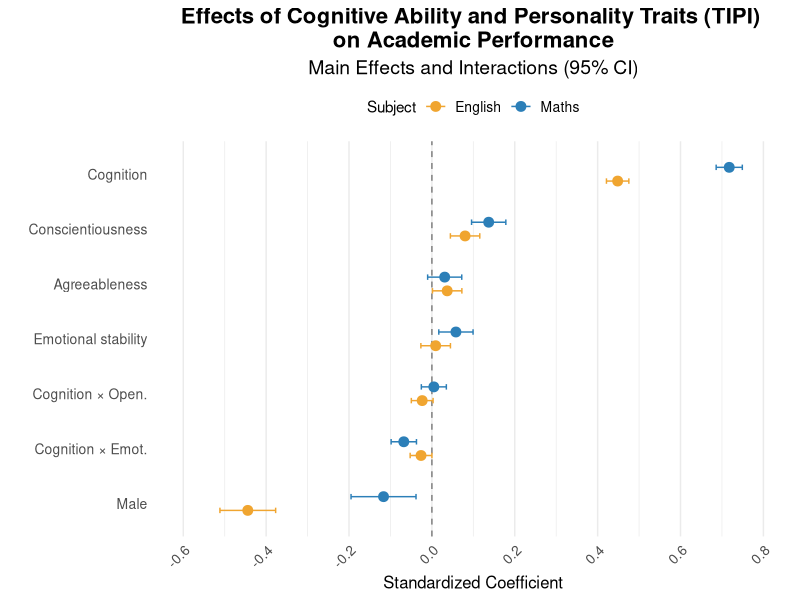
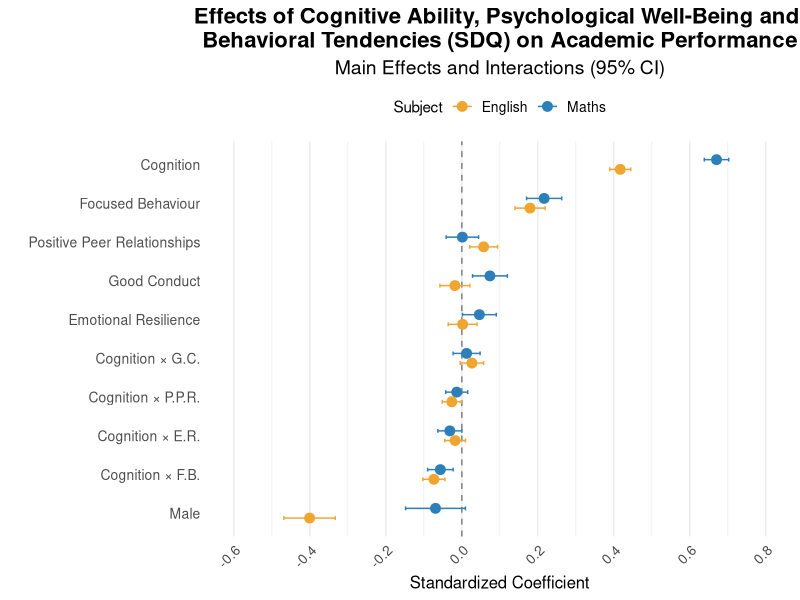
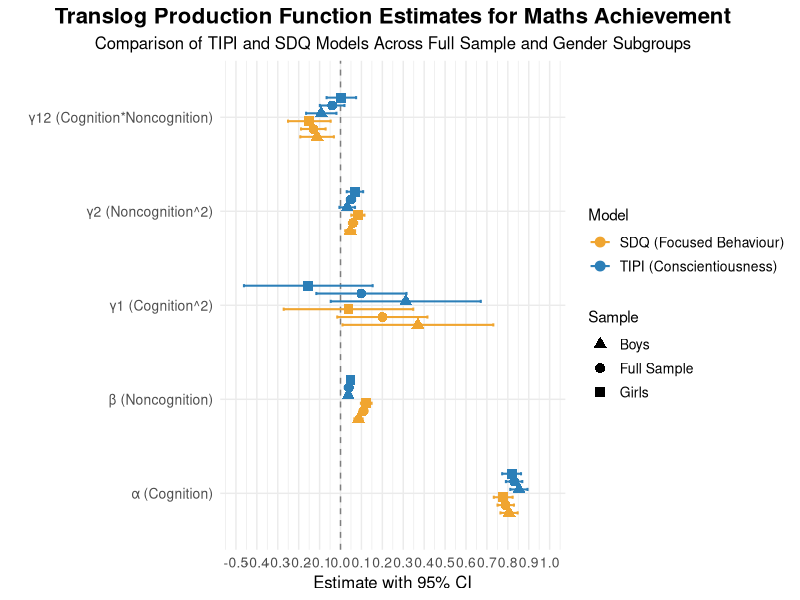
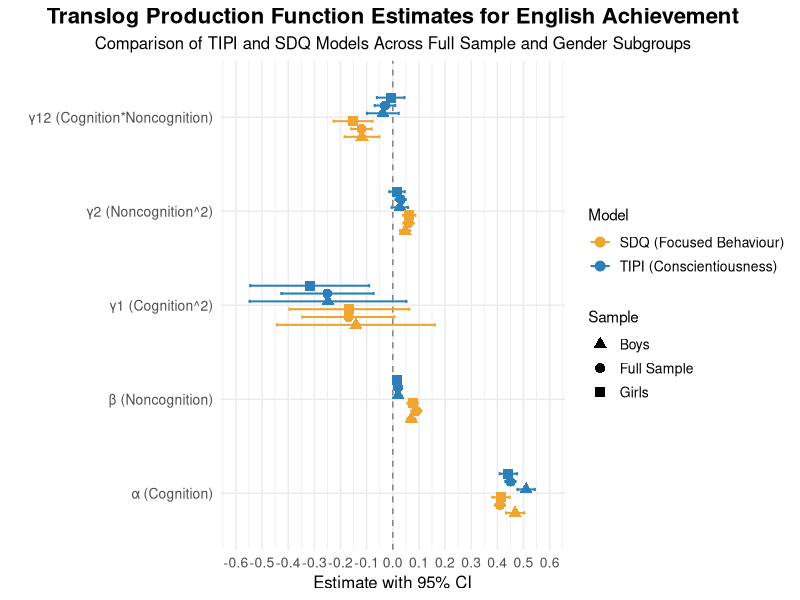
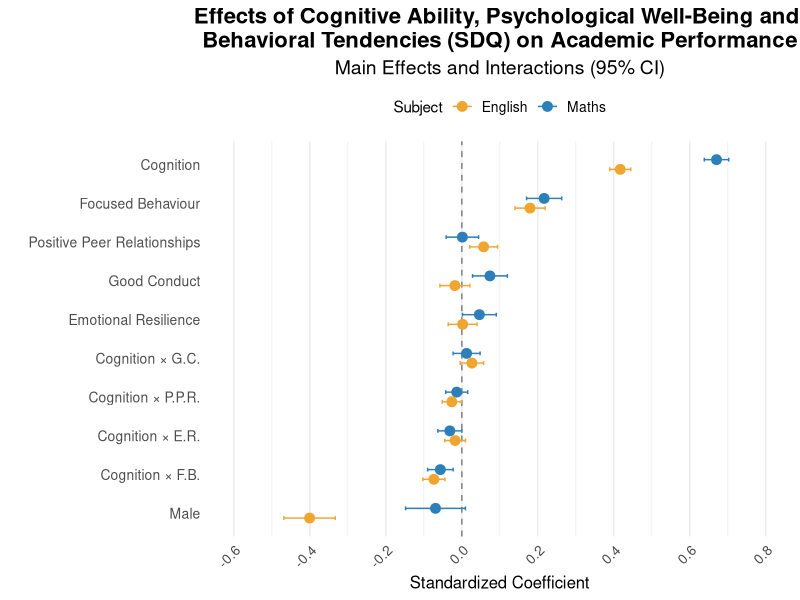
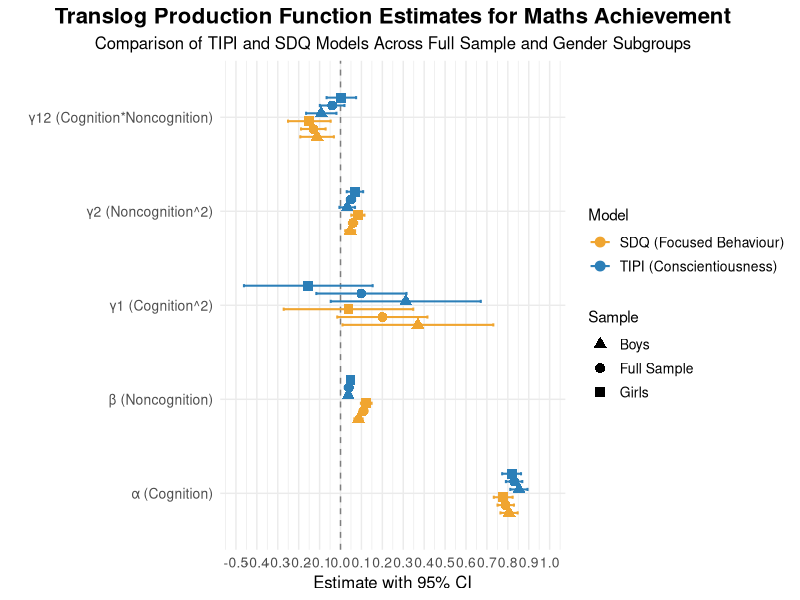

R code for these plots, in order:
## ---- chunk 1
# First part
# Load required libraries
library(ggplot2)
library(dplyr)
library(tidyr)

# Create dataframe with the extracted data, including only significant effects
data <- data.frame(
  Variable = c("Cognition", "Agreeableness", "Conscientiousness", "Emotional stability", "Male", "Cognition × Emot.", "Cognition × Open."),
  Maths_Coef = c(0.7176, 0.0309, 0.1371, 0.0580, -0.1167, -0.0678, 0.0047),
  Maths_SE = c(0.0161, 0.0210, 0.0211, 0.0211, 0.0400, 0.0156, 0.0154),
  English_Coef = c(0.4483, 0.0369, 0.0801, 0.0091, -0.4443, -0.0262, -0.0234),
  English_SE = c(0.0138, 0.0181, 0.0181, 0.0182, 0.0343, 0.0134, 0.0134)
)

# Reshape data from wide to long format
data_long <- data %>%
  pivot_longer(cols = -Variable, 
               names_to = c("Subject", ".value"), 
               names_pattern = "(.*)_(.*)")

# Calculate confidence intervals
data_long <- data_long %>%
  mutate(lower_ci = Coef - 1.96 * SE,
         upper_ci = Coef + 1.96 * SE)

# Calculate the range needed for the y-axis
y_min <- min(data_long$lower_ci, na.rm = TRUE)
y_max <- max(data_long$upper_ci, na.rm = TRUE)

# Create the plot
ggplot(data_long, aes(x = reorder(Variable, Coef), y = Coef, color = Subject)) +
  geom_hline(yintercept = 0, linetype = "dashed", color = "gray50") +
  geom_point(position = position_dodge(width = 0.5), size = 3) +
  geom_errorbar(aes(ymin = lower_ci, ymax = upper_ci), 
                position = position_dodge(width = 0.5), width = 0.2) +
  scale_color_manual(values = c("Maths" = "#2c7fb8", "English" = "#f0a530")) +
  labs(title = "Effects of Cognitive Ability and Personality Traits (TIPI) \non Academic Performance",
       subtitle = "Main Effects and Interactions (95% CI)",
       y = "Standardized Coefficient",
       x = "",
       color = "Subject") +
  theme_minimal() +
  theme(legend.position = "top",
        plot.title = element_text(hjust = 0.5, size = 16, face = "bold"),
        plot.subtitle = element_text(hjust = 0.5, size = 14),
        axis.text.x = element_text(angle = 45, hjust = 1, size = 10),
        axis.text.y = element_text(size = 10),
        axis.title = element_text(size = 12),
        legend.text = element_text(size = 10),
        panel.grid.major.y = element_blank(),
        panel.grid.minor.y = element_blank()) +
  coord_flip() +
  scale_y_continuous(limits = c(-0.6, 0.8), breaks = seq(-0.6, 0.8, by = 0.2), labels = function(x) sprintf("%.1f", x))


# Load required libraries
library(ggplot2)
library(dplyr)
library(tidyr)

# Create dataframe with the extracted data for Model 3
data <- data.frame(
  Variable = c("Cognition", "Emotional Resilience", "Good Conduct", "Focused Behaviour", 
               "Positive Peer Relationships", "Male", "Cognition × E.R.", 
               "Cognition × G.C.", "Cognition × F.B.", "Cognition × P.P.R."),
  Maths_Coef = c(0.6703, 0.0462, 0.0740, 0.2166, 0.0014, -0.0693, -0.0316, 0.0126, -0.0565, -0.0134),
  Maths_SE = c(0.0164, 0.0227, 0.0234, 0.0236, 0.0218, 0.0402, 0.0161, 0.0181, 0.0171, 0.0148),
  English_Coef = c(0.4170, 0.0021, -0.0183, 0.1795, 0.0573, -0.4007, -0.0176, 0.0266, -0.0735, -0.0264),
  English_SE = c(0.0141, 0.0194, 0.0201, 0.0202, 0.0188, 0.0345, 0.0139, 0.0157, 0.0148, 0.0128)
)

# Reshape data from wide to long format
data_long <- data %>%
  pivot_longer(cols = -Variable, 
               names_to = c("Subject", ".value"), 
               names_pattern = "(.*)_(.*)")

# Calculate confidence intervals
data_long <- data_long %>%
  mutate(lower_ci = Coef - 1.96 * SE,
         upper_ci = Coef + 1.96 * SE)

# Create the plot
ggplot(data_long, aes(x = reorder(Variable, Coef), y = Coef, color = Subject)) +
  geom_hline(yintercept = 0, linetype = "dashed", color = "gray50") +
  geom_point(position = position_dodge(width = 0.5), size = 3) +
  geom_errorbar(aes(ymin = lower_ci, ymax = upper_ci), 
                position = position_dodge(width = 0.5), width = 0.2) +
  scale_color_manual(values = c("Maths" = "#2c7fb8", "English" = "#f0a530")) +
  labs(title = "Effects of Cognitive Ability, Psychological Well-Being and \nBehavioral Tendencies (SDQ) on Academic Performance",
       subtitle = "Main Effects and Interactions (95% CI)",
       y = "Standardized Coefficient",
       x = "",
       color = "Subject") +
  theme_minimal() +
  theme(legend.position = "top",
        plot.title = element_text(hjust = 0.5, size = 16, face = "bold"),
        plot.subtitle = element_text(hjust = 0.5, size = 14),
        axis.text.x = element_text(angle = 45, hjust = 1, size = 10),
        axis.text.y = element_text(size = 10),
        axis.title = element_text(size = 12),
        legend.text = element_text(size = 10),
        panel.grid.major.y = element_blank(),
        panel.grid.minor.y = element_blank()) +
  coord_flip() +
  scale_y_continuous(limits = c(-0.6, 0.8), 
                     breaks = seq(-0.6, 0.8, by = 0.2),
                     labels = function(x) sprintf("%.1f", x))

# Save the plot
ggsave("sdq_model3_effects_dotplot.png", width = 12, height = 8, dpi = 300)

# Second part

# Maths
# Load required libraries
library(ggplot2)
library(dplyr)
library(tidyr)

# Create dataframe with the extracted data for Maths, excluding A
data <- data.frame(
  Parameter = rep(c("α (Cognition)", "β (Noncognition)", "γ1 (Cognition^2)", "γ2 (Noncognition^2)", "γ12 (Cognition*Noncognition)"), each = 6),
  Model = rep(rep(c("TIPI (Conscientiousness)", "SDQ (Focused Behaviour)"), each = 3), 5),
  Sample = rep(c("Full Sample", "Boys", "Girls"), 10),
  Estimate = c(
    # TIPI α
    0.83, 0.853, 0.818,
    # SDQ α
    0.79, 0.806, 0.778,
    # TIPI β
    0.04, 0.037, 0.048,
    # SDQ β
    0.11, 0.086, 0.123,
    # TIPI γ1
    0.10, 0.312, -0.154,
    # SDQ γ1
    0.20, 0.370, 0.038,
    # TIPI γ2
    0.05, 0.032, 0.069,
    # SDQ γ2
    0.06, 0.046, 0.083,
    # TIPI γ12
    -0.04, -0.092, 0.004,
    # SDQ γ12
    -0.13, -0.112, -0.149
  ),
  SE = c(
    # TIPI α
    0.02, 0.021, 0.023,
    # SDQ α
    0.02, 0.021, 0.023,
    # TIPI β
    0.01, 0.007, 0.008,
    # SDQ β
    0.01, 0.010, 0.013,
    # TIPI γ1
    0.11, 0.183, 0.157,
    # SDQ γ1
    0.11, 0.184, 0.158,
    # TIPI γ2
    0.01, 0.019, 0.020,
    # SDQ γ2
    0.01, 0.012, 0.016,
    # TIPI γ12
    0.03, 0.037, 0.036,
    # SDQ γ12
    0.03, 0.041, 0.052
  )
)

# Calculate confidence intervals
data <- data %>%
  mutate(lower_ci = Estimate - 1.96 * SE,
         upper_ci = Estimate + 1.96 * SE)

# Reorder the Parameter variable as a factor
data <- data %>%
  mutate(Parameter = factor(Parameter, 
                            levels = c("α (Cognition)", 
                                       "β (Noncognition)", 
                                       "γ1 (Cognition^2)", 
                                       "γ2 (Noncognition^2)", 
                                       "γ12 (Cognition*Noncognition)")))

# Create the plot with reordered parameters
ggplot(data, aes(x = Estimate, y = Parameter, color = Model, shape = Sample)) +
  geom_vline(xintercept = 0, linetype = "dashed", color = "gray50") +
  
  # Add capped error bars
  geom_errorbar(aes(xmin = lower_ci, xmax = upper_ci), 
                position = position_dodge(width = 0.5), width = 0.2, size = 0.7) +
  
  # Add the points
  geom_point(position = position_dodge(width = 0.5), size = 3) +
  
  scale_color_manual(values = c("TIPI (Conscientiousness)" = "#2c7fb8", 
                                "SDQ (Focused Behaviour)" = "#f0a530")) +
  scale_shape_manual(values = c("Full Sample" = 16, "Boys" = 17, "Girls" = 15)) +
  labs(title = "Translog Production Function Estimates for Maths Achievement",
       subtitle = "Comparison of TIPI and SDQ Models Across Full Sample and Gender Subgroups",
       x = "Estimate with 95% CI",
       y = "",
       color = "Model",
       shape = "Sample") +
  theme_minimal() +
  theme(legend.position = "right",
        plot.title = element_text(hjust = 0.5, size = 16, face = "bold"),
        plot.subtitle = element_text(hjust = 0.5, size = 12),
        axis.text = element_text(size = 10),
        axis.title = element_text(size = 12),
        legend.text = element_text(size = 10)) +
  
  scale_x_continuous(limits = c(-0.5, 1), 
                     breaks = seq(-0.5, 1, by = 0.1),
                     labels = function(x) sprintf("%.1f", x))

# Save the plot
ggsave("maths_tipi_sdq_comparison_reordered.png", width = 12, height = 8, dpi = 300)

# English
# Create dataframe with the extracted data for Maths, excluding A
data <- data.frame(
  Parameter = rep(c("α (Cognition)", "β (Noncognition)", "γ1 (Cognition^2)", "γ2 (Noncognition^2)", "γ12 (Cognition*Noncognition)"), each = 6),
  Model = rep(rep(c("TIPI (Conscientiousness)", "SDQ (Focused Behaviour)"), each = 3), 5),
  Sample = rep(c("Full Sample", "Boys", "Girls"), 10),
  Estimate = c(
    # TIPI α
    0.45, 0.510, 0.442,
    # SDQ α
    0.41, 0.468, 0.414,
    # TIPI β
    0.02, 0.020, 0.017,
    # SDQ β
    0.09, 0.071, 0.076,
    # TIPI γ1
    -0.25, -0.248, -0.318,
    # SDQ γ1
    -0.17, -0.141, -0.166,
    # TIPI γ2
    0.03, 0.027, 0.016,
    # SDQ γ2
    0.06, 0.047, 0.063,
    # TIPI γ12
    -0.03, -0.038, -0.008,
    # SDQ γ12
    -0.12, -0.118, -0.152
  ),
  SE = c(
    # TIPI α
    0.01, 0.017, 0.017,
    # SDQ α
    0.01, 0.018, 0.017,
    # TIPI β
    0.00, 0.006, 0.006,
    # SDQ β
    0.01, 0.008, 0.010,
    # TIPI γ1
    0.09, 0.153, 0.116,
    # SDQ γ1
    0.09, 0.154, 0.117,
    # TIPI γ2
    0.01, 0.016, 0.015,
    # SDQ γ2
    0.01, 0.010, 0.012,
    # TIPI γ12
    0.02, 0.031, 0.027,
    # SDQ γ12
    0.02, 0.034, 0.038
  )
)
# Calculate confidence intervals
data <- data %>%
  mutate(lower_ci = Estimate - 1.96 * SE,
         upper_ci = Estimate + 1.96 * SE)

# Reorder the Parameter variable as a factor
data <- data %>%
  mutate(Parameter = factor(Parameter, 
                            levels = c("α (Cognition)", 
                                       "β (Noncognition)", 
                                       "γ1 (Cognition^2)", 
                                       "γ2 (Noncognition^2)", 
                                       "γ12 (Cognition*Noncognition)")))

# Create the plot with reordered parameters
ggplot(data, aes(x = Estimate, y = Parameter, color = Model, shape = Sample)) +
  geom_vline(xintercept = 0, linetype = "dashed", color = "gray50") +
  
  # Add capped error bars
  geom_errorbar(aes(xmin = lower_ci, xmax = upper_ci), 
                position = position_dodge(width = 0.5), width = 0.2, size = 0.7) +
  
  # Add the points
  geom_point(position = position_dodge(width = 0.5), size = 3) +
  
  scale_color_manual(values = c("TIPI (Conscientiousness)" = "#2c7fb8", 
                                "SDQ (Focused Behaviour)" = "#f0a530")) +
  scale_shape_manual(values = c("Full Sample" = 16, "Boys" = 17, "Girls" = 15)) +
  labs(title = "Translog Production Function Estimates for English Achievement",
       subtitle = "Comparison of TIPI and SDQ Models Across Full Sample and Gender Subgroups",
       x = "Estimate with 95% CI",
       y = "",
       color = "Model",
       shape = "Sample") +
  theme_minimal() +
  theme(legend.position = "right",
        plot.title = element_text(hjust = 0.5, size = 16, face = "bold"),
        plot.subtitle = element_text(hjust = 0.5, size = 12),
        axis.text = element_text(size = 10),
        axis.title = element_text(size = 12),
        legend.text = element_text(size = 10)) +
  scale_x_continuous(limits = c(-0.6, 0.6), 
                     breaks = seq(-0.6, 0.6, by = 0.1),
                     labels = function(x) sprintf("%.1f", x))
